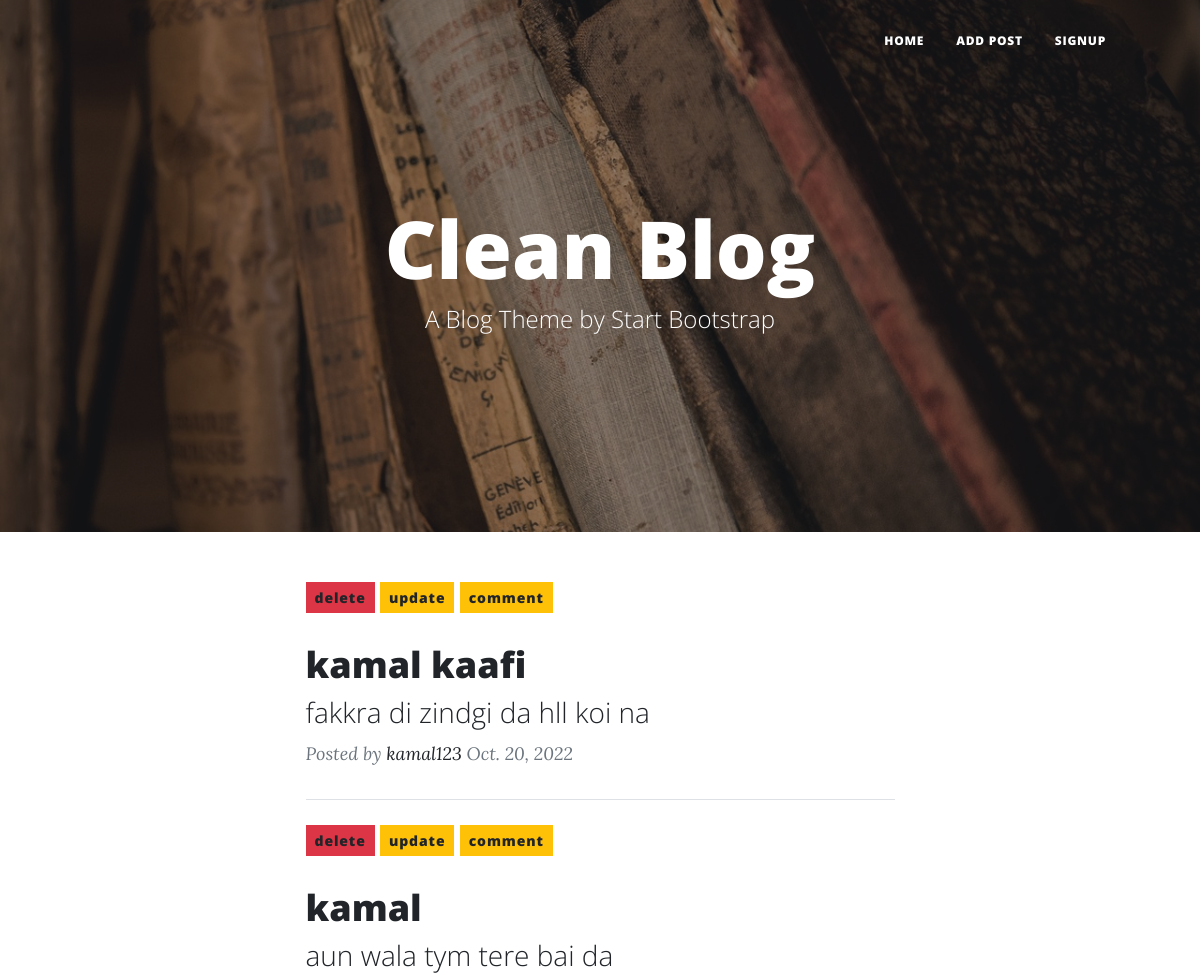
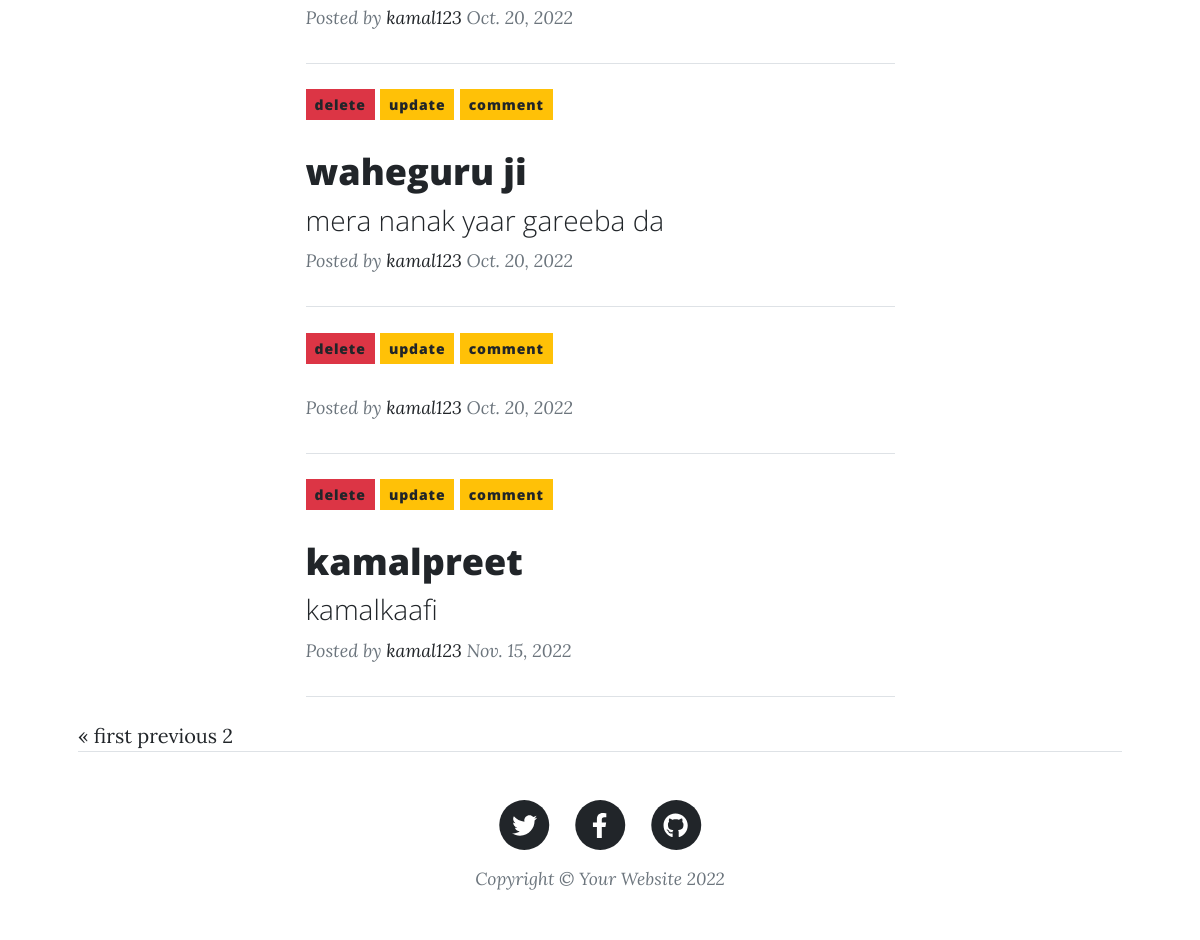
Page /?page=2 on the earlier database version (2 pictures, top to bottom).
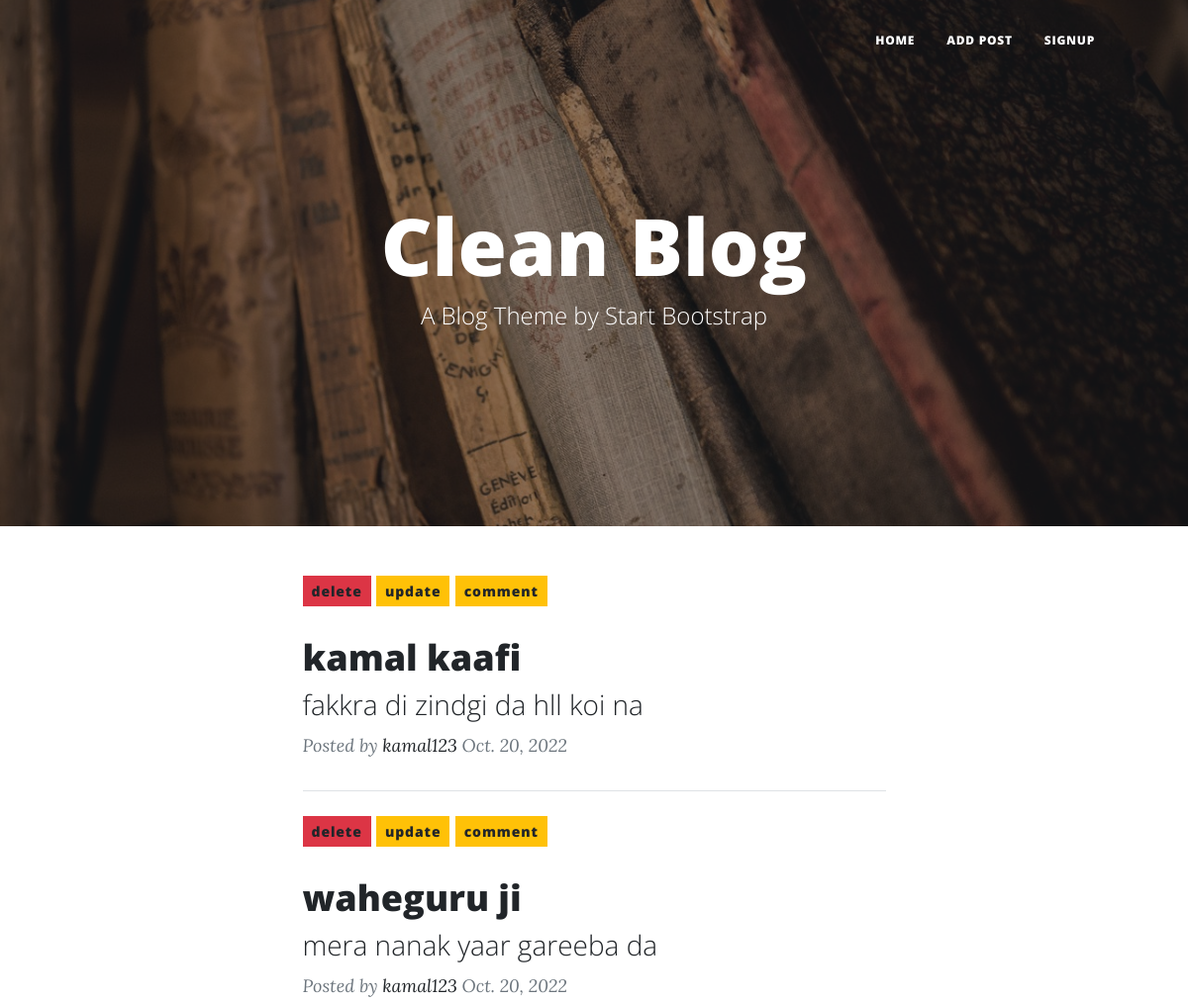
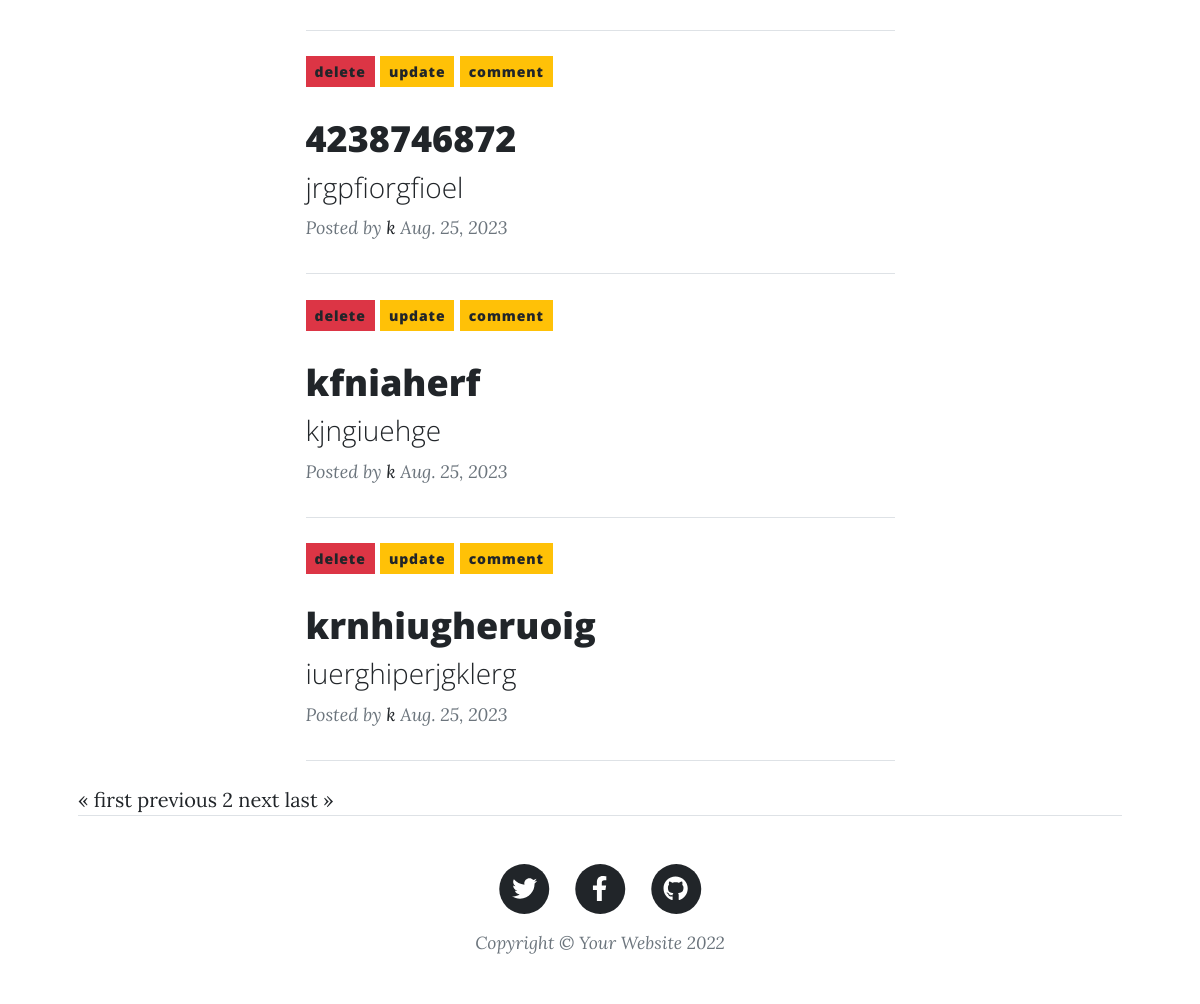
Same page on the later database version (2 pictures, top to bottom).
### kkapp/models.py (models this page shows, shortened)
class Post(models.Model):
    author = models.ForeignKey(settings.AUTH_USER_MODEL,on_delete = models.CASCADE)
    title = models.CharField(max_length = 200)
    text = models.TextField()
    created_date =models.DateTimeField(auto_now_add = True)
    published_date = models.DateField(blank =True,null = True)

### kkapp/views.py (the view)
# urls.py: path('',index,name="index"),
def index(request):
    items_per_page = 5
    posts = Post.objects.all()
    paginator = Paginator(posts, items_per_page)
    page_number = request.GET.get('page')
    current_page = paginator.get_page(page_number)
    return render(request,'index.html',{'current_page': current_page})

### kkapp/templates/index.html (shortened to what this page needs)
{% load static %}
<!DOCTYPE html>
<html lang="en">
    <head>
        <link href="{% static 'css/styles.css' %}" rel="stylesheet" />
    </head>
    <body>
        <nav class="navbar navbar-expand-lg navbar-light" id="mainNav">
            <div class="container px-4 px-lg-5">
                <div class="collapse navbar-collapse" id="navbarResponsive">
                    <ul class="navbar-nav ms-auto py-4 py-lg-0">
                        <li class="nav-item"><a class="nav-link px-lg-3 py-3 py-lg-4" href="/">Home</a></li>
                        <li class="nav-item"><a class="nav-link px-lg-3 py-3 py-lg-4" href="{% url 'createpost' %}">Add Post</a></li>
                        {% if request.user.is_authenticated %}
                        <li class="nav-item"><a class="nav-link px-lg-3 py-3 py-lg-4" href="#">Welcome to {{request.user}}
                        </a></li>
                        <li class="nav-item"><a class="nav-link px-lg-3 py-3 py-lg-4" href="{% url 'logoutuser' %}">Logout</a></li>
                        {% else %}
                        <li class="nav-item"><a class="nav-link px-lg-3 py-3 py-lg-4" href="{% url 'registeruser' %}">signup</a></li>
                        {% endif %}
                    </ul>
                </div>
            </div>
        </nav>
        <header class="masthead" style="background-image: url('{% static 'images/kk.jpg' %}')">
            <div class="container position-relative px-4 px-lg-5">
                <div class="row gx-4 gx-lg-5 justify-content-center">
                    <div class="col-md-10 col-lg-8 col-xl-7">
                        <div class="site-heading">
                            <h1>Clean Blog</h1>
                            <span class="subheading">A Blog Theme by Start Bootstrap</span>
                        </div>
                    </div>
                </div>
            </div>
        </header>
        <div class="container px-4 px-lg-5">
            <div class="row gx-4 gx-lg-5 justify-content-center">
                <div class="col-md-10 col-lg-8 col-xl-7">
                    {% for post in current_page %}
                    <div class="post-preview">
                       <a href="{% url 'deletepost' post.id%}" class="btn btn-danger btn-sm">delete</a>
                       <a href="{% url 'updatepost' post.id%}" class="btn btn-warning btn-sm">update</a>
                       <a href="{% url 'comment' post.id%}" class="btn btn-warning btn-sm">comment</a>
                        <a href="#">
                            <h2 class="post-title">{{post.title}}</h2>
                            <h3 class="post-subtitle">{{post.text}}</h3>
                        </a>
                        <p class="post-meta">
                            Posted by
                            <a href="#!">{{post.author}}</a>
                            {{post.published_date}}
                        </p>
                    </div>
                    <hr class="my-4" />
                    {% endfor %}
            </div>
        </div>
<div class="pagination">
    <span class="step-links">
        {% if current_page.has_previous %}
            <a href="?page=1">&laquo; first</a>
            <a href="?page={{ current_page.previous_page_number }}">previous</a>
        {% endif %}
        <span class="current-page">{{ current_page.number }}</span>
        {% if current_page.has_next %}
            <a href="?page={{ current_page.next_page_number }}">next</a>
            <a href="?page={{ current_page.paginator.num_pages }}">last &raquo;</a>
        {% endif %}
    </span>
</div>
        <footer class="border-top">
            <div class="container px-4 px-lg-5">
                <div class="row gx-4 gx-lg-5 justify-content-center">
                    <div class="col-md-10 col-lg-8 col-xl-7">
                        <ul class="list-inline text-center">
                            <li class="list-inline-item">
                                <a href="#!">
                                    <span class="fa-stack fa-lg">
                                        <i class="fas fa-circle fa-stack-2x"></i>
                                        <i class="fab fa-twitter fa-stack-1x fa-inverse"></i>
                                    </span>
                                </a>
                            </li>
                            <li class="list-inline-item">
                                <a href="#!">
                                    <span class="fa-stack fa-lg">
                                        <i class="fas fa-circle fa-stack-2x"></i>
                                        <i class="fab fa-facebook-f fa-stack-1x fa-inverse"></i>
                                    </span>
                                </a>
                            </li>
                            <li class="list-inline-item">
                                <a href="#!">
                                    <span class="fa-stack fa-lg">
                                        <i class="fas fa-circle fa-stack-2x"></i>
                                        <i class="fab fa-github fa-stack-1x fa-inverse"></i>
                                    </span>
                                </a>
                            </li>
                        </ul>
                        <div class="small text-center text-muted fst-italic">Copyright &copy; Your Website 2022</div>
                    </div>
                </div>
            </div>
        </footer>
    </body>
</html>

Differences in the rows shown:
removed Post: title "kamal", text "aun wala tym tere bai da", author "kamal123", published_date "Oct. 20, 2022"
removed Post: author "kamal123", published_date "Oct. 20, 2022"
removed Post: title "kamalpreet", text "kamalkaafi", author "kamal123", published_date "Nov. 15, 2022"
added Post: title "4238746872", text "jrgpfiorgfioel", author "k", published_date "Aug. 25, 2023"
added Post: title "kfniaherf", text "kjngiuehge", author "k", published_date "Aug. 25, 2023"
added Post: title "krnhiugheruoig", text "iuerghiperjgklerg", author "k", published_date "Aug. 25, 2023"
Other differences:
text now shown: "next last »"
